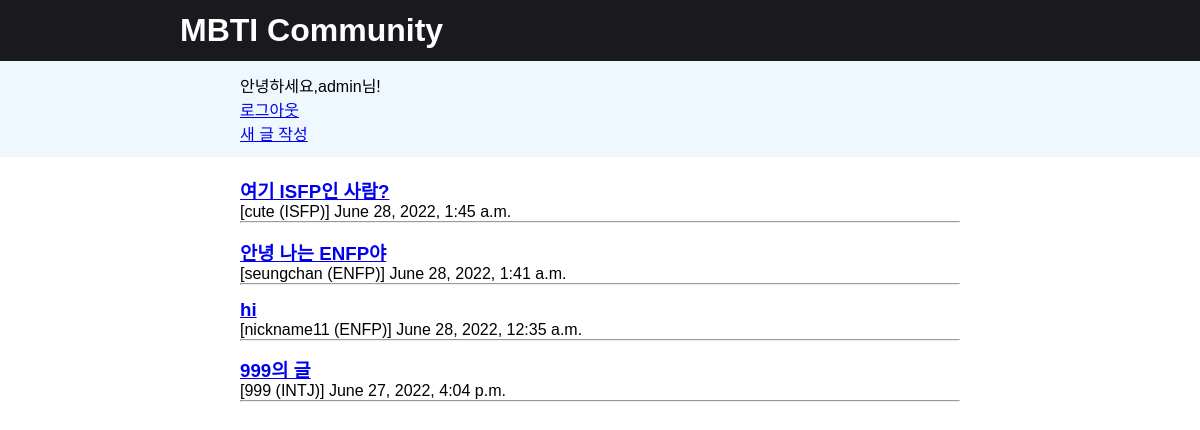
/home/ (signed in), run on an earlier commit of the app's database.
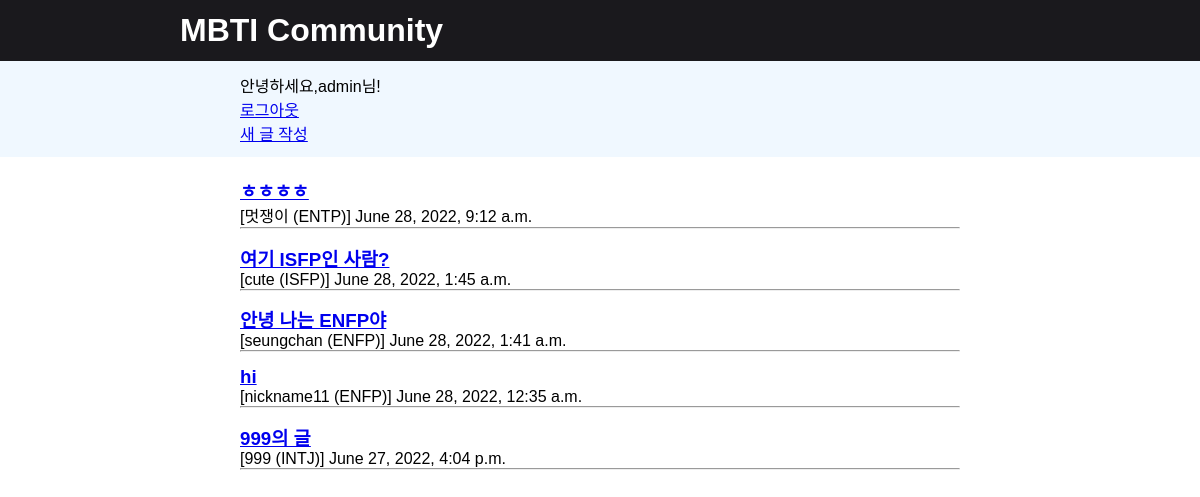
And on a later commit of the database.
### blogapp/models.py (models this page shows, shortened)
class Blog(models.Model): #models안의Model을 상속해야함
    title = models.CharField(max_length=200)  #뒤에 어떤타입인지도 명시
    body = models.TextField()
    date = models.DateTimeField(auto_now_add=True) #자동으로 지금시간 추가하겠다는 말
    writer = models.ForeignKey(myUser, null= True, on_delete = models.CASCADE)  #

### accounts/models.py (models this page shows)
class myUser(AbstractUser):
    nickname = models.CharField(max_length = 200)
    mbti = models.CharField(max_length = 15)

### blogapp/views.py (the view)
# urls.py: 2. Add a URL to urlpatterns:  path('', views.home, name='home')
def home(request):
    posts = Blog.objects.filter().order_by('-date')
    return render(request,'index.html',{'posts':posts})

### blogapp/templates/index.html (shortened to what this page needs)
<h1 class="title">MBTI Community</h1>
<div class="bluebox">
   {% if user.is_authenticated %}
   <div class="menus">
      안녕하세요,{{ user.username }}님!
      <a href="{% url 'logout' %}">로그아웃</a>
      <a  href="{% url 'formcreate' %}">새 글 작성</a>
   </div>
   {% else%}
   <div class="menus">
      아직 로그인이 되지 않았어요..
      <a href="{% url 'login' %}">로그인</a>
      <a href="{% url 'signup' %}">회원가입</a>
   </div>
   {% endif %}
</div>
{% if user.is_authenticated %}
<div class="box">
{% for post in posts %}
<div class="posts">
   <h3><a href="{% url 'detail' post.id %}">{{ post.title }}<a></h3>
   <p>[{{ post.writer.nickname }} ({{post.writer.mbti}})] {{ post.date }}</p>
   <hr>
</div>
{% endfor %}
</div>
{% endif %}

What changed in the data, as far as the page shows it:
added Blog: title "ㅎㅎㅎㅎ", writer.nickname "멋쟁이", writer.mbti "ENTP", date "June 28, 2022, 9:12 a.m."
